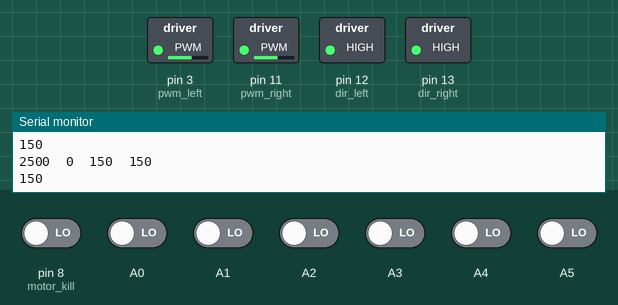
This sketch was run on a simulated Arduino Uno, built with avr-gcc and run on an emulated ATmega328P. On the bench: switched loads named in the sketch (green lamp = pin HIGH), the last lines printed to the serial monitor. The test bench sets the inputs (shaded band); at power-on: A0–5, pin 8 (motor_kill) LOW.

Above: at 7.2 s.
7.3 s: A2 driven HIGH
At 8.5 s:
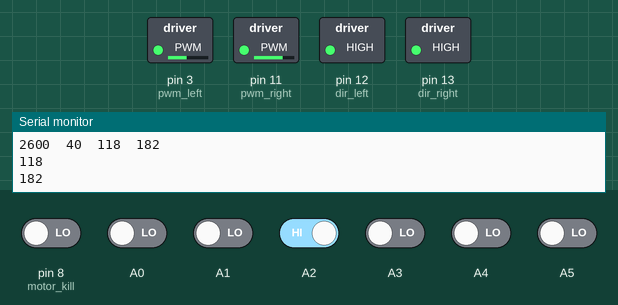
8.8 s: A5 driven HIGH
At 10.0 s:
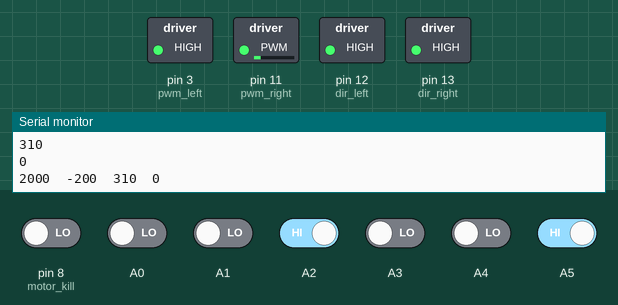
10.3 s: A0 driven HIGH
At 11.5 s:
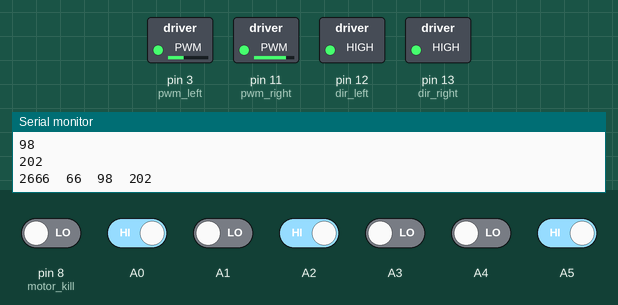
11.8 s: A4 driven HIGH
At 12.3 s:
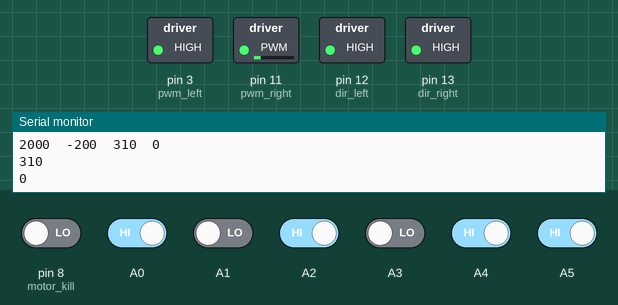
14.8 s: pin 8 (motor_kill) driven HIGH
At 15.3 s:
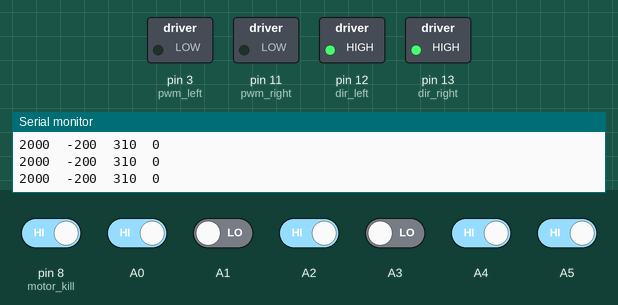
16.3 s: pin 8 (motor_kill) driven LOW
At 17.2 s:
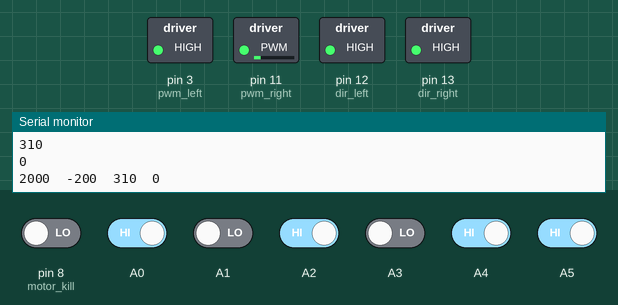
Timing chart, 0 to 18.8 s (numbered marks = the images above; inputs shaded):
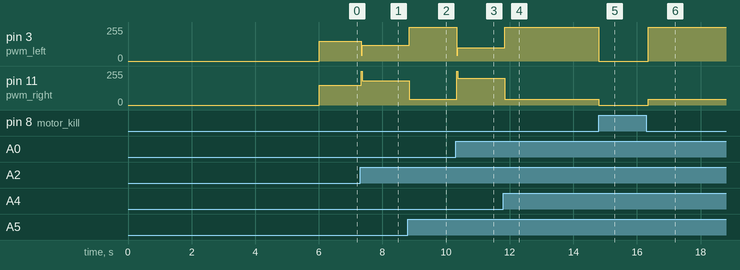

The sketch:

LineFollower.ino
```cpp
#include <QTRSensors.h>

#define NUM_SENSORS   6     // number of sensors used
#define TIMEOUT       2500  // waits for 2500 microseconds for sensor outputs to go low
#define EMITTER_PIN   2     // emitter is controlled by digital pin 2

#define pwm_left 3  //PWM control for motor outputs 1 and 2 is on digital pin 3
#define pwm_right 11  //PWM control for motor outputs 3 and 4 is on digital pin 11
#define dir_left 12  //dir control for motor outputs 1 and 2 is on digital pin 12
#define dir_right 13  //dir control for motor outputs 3 and 4 is on digital pin 13

#define motor_kill 8


// sensors 0 through 7 are connected to digital pins 3 through 10, respectively
QTRSensorsRC qtrrc((unsigned char[]) {
  A0, A1, A2, A3, A4, A5}
,
NUM_SENSORS, TIMEOUT, EMITTER_PIN);
unsigned int sensorValues[NUM_SENSORS];


void setup()
{
  Serial.begin(9600);

  pinMode(pwm_left, OUTPUT);  //Set control pins to be outputs
  pinMode(pwm_right, OUTPUT);
  pinMode(dir_left, OUTPUT);
  pinMode(dir_right, OUTPUT);

  digitalWrite(dir_left, HIGH);  //Set motor direction, 1 low, 2 high
  digitalWrite(dir_right, HIGH); //Set motor direction, 3 high, 4 low


  analogWrite(pwm_left, 0);
  analogWrite(pwm_right, 0);

  Serial.println("Calibrating... ");

  //delay(500);
  for (int i = 0; i < 200; i++)  // make the calibration take about 10 seconds
  {
    qtrrc.calibrate();       // reads all sensors 10 times at 2500 us per read (i.e. ~25 ms per call)
  }

  digitalWrite(dir_left, HIGH);  //Set motor direction, 1 low, 2 high
  digitalWrite(dir_right, HIGH); //Set motor direction, 3 high, 4 low

  // print the calibration minimum values measured when emitters were on

  for (int i = 0; i < NUM_SENSORS; i++)
  {
    Serial.print(qtrrc.calibratedMinimumOn[i]);
    Serial.print(' ');
  }
  Serial.println();

  // print the calibration maximum values measured when emitters were on
  for (int i = 0; i < NUM_SENSORS; i++)
  {
    Serial.print(qtrrc.calibratedMaximumOn[i]);
    Serial.print(' ');
  }
  Serial.println();
  Serial.println();
  delay(1000);

  Serial.println("done");
}

int lastError = 0;
float KP = 0.8;
float KD = 15;
#define KI 0.0001

#define M1 150 // left
#define M2 150 // right

#define MAX_SPEED 255
#define MIN_SPEED 42

int max_speed = MAX_SPEED;

unsigned long next = 0;

void loop()
{

  int pos = qtrrc.readLine(sensorValues, QTR_EMITTERS_ON, true);

  // proportional
  int error = ( 2 * (pos - 2500)) / 5;

  int derivative = (error - lastError);


  int motorSpeed = KP * error + KD * derivative;
  lastError = error;

  int m1Speed = M1 - motorSpeed;
  int m2Speed = M2 + motorSpeed;


  if (m1Speed < 0)
    m1Speed = 0;
  if (m2Speed < 0)
    m2Speed = 0;


 /* for (unsigned char i = 0; i < NUM_SENSORS; i++)
  {
    Serial.print(sensorValues[i]);
    Serial.print('\t');
  }*/
  Serial.println();
  Serial.print(pos);
  Serial.print("\t");
  Serial.print(error);
  Serial.print("\t");
  Serial.print(m1Speed);
  Serial.print("\t");
  Serial.println(m2Speed);
  Serial.println();

 if (digitalRead(motor_kill)){
    analogWrite(pwm_left, 0);
    analogWrite(pwm_right, 0);
    delay(100);
  }
  else {
    Serial.println(m1Speed);
    Serial.println(m2Speed);
    Serial.println();
  //  Serial.println(millis());
   /* if (next <= millis()){
      Serial.println("foo");
       next = millis() + 1000;
       analogWrite(pwm_left, 255);//max(255, m1Speed));
       analogWrite(pwm_right, 255);//max(255, m2Speed));
       delay(100);
    }*/

    analogWrite(pwm_left,  min(max_speed, max(m1Speed, MIN_SPEED)));//max(255, m1Speed));
    analogWrite(pwm_right, min(max_speed, max(m2Speed, MIN_SPEED)));//max(255, m2Speed));
  }


 /* if (Serial.available() >= 5){
    float p = (Serial.read()-48)*10 + (Serial.read()-48);
    float d = (Serial.read()-48)*100 + (Serial.read()-48)*10 + (Serial.read()-48);

    p/=100;
    d/=10;

    KP = p;
    KD = d;

    Serial.println();
    Serial.print("KP: ");
    Serial.println(KP);
    Serial.print("KD: ");
    Serial.println(KD);


  }*/

  // analogWrite(pwm_left, m1Speed);
  //  analogWrite(pwm_right, m2Speed);


  //  delay(250);
}
```

Measured:
- after the input at 7.3 s, pin 3 (pwm_left): 150/255 → 118/255 at once; pin 11 (pwm_right): 150/255 → 182/255 at once
- after the input at 8.8 s, pin 3 (pwm_left): 118/255 → 255/255 after 0.05 s; pin 11 (pwm_right): 182/255 → 42/255 after 0.05 s
- after the input at 10.3 s, pin 3 (pwm_left): 255/255 → 98/255 at once; pin 11 (pwm_right): 42/255 → 202/255 at once
- after the input at 11.8 s, pin 3 (pwm_left): 98/255 → 255/255 after 0.05 s; pin 11 (pwm_right): 202/255 → 42/255 after 0.05 s
- after the input at 14.8 s, pin 3 (pwm_left): 255/255 → 0/255 at once; pin 11 (pwm_right): 42/255 → 0/255 at once
- after the input at 16.3 s, pin 3 (pwm_left): 0/255 → 255/255 after 0.05 s; pin 11 (pwm_right): 0/255 → 42/255 after 0.05 s
